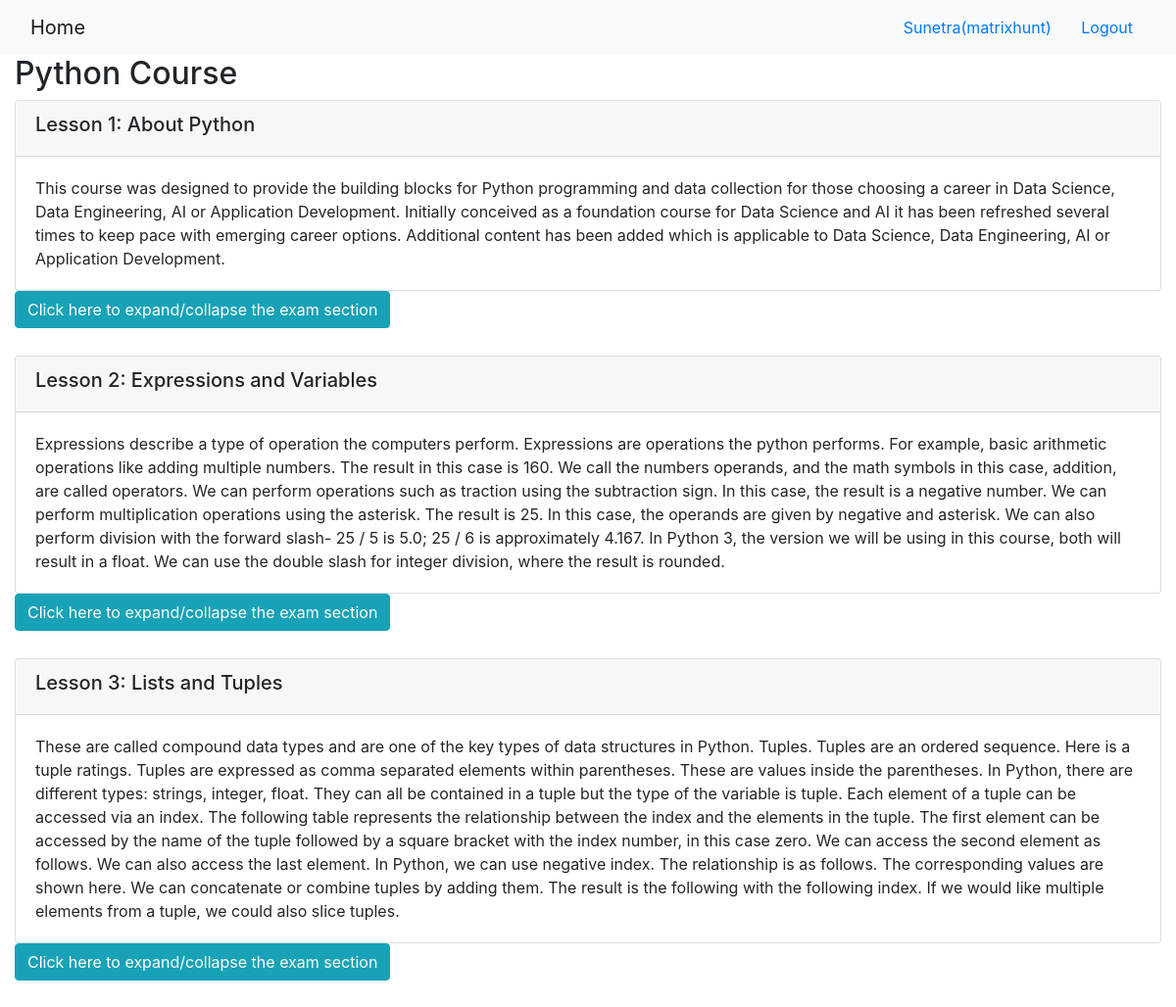
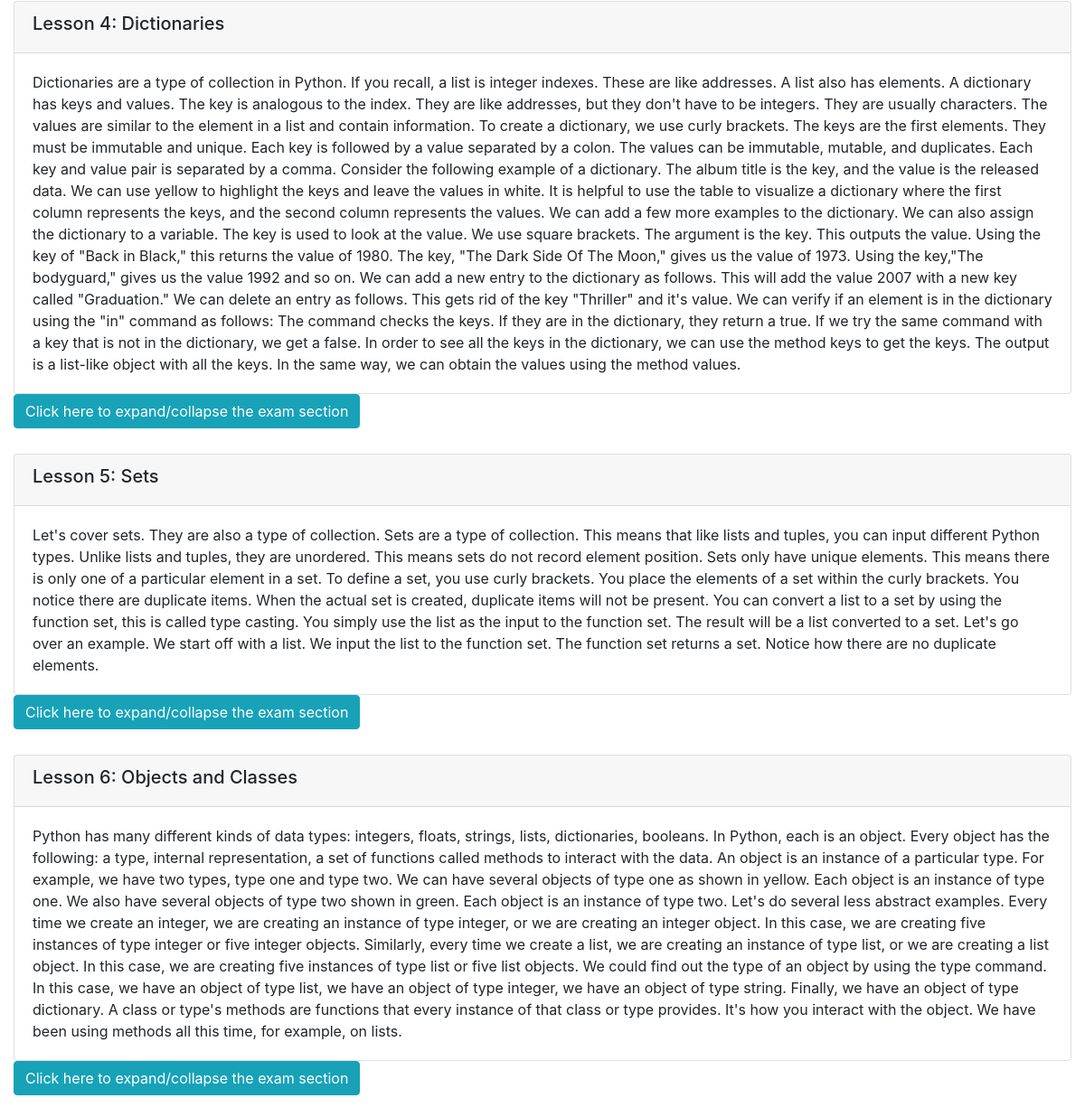
The app's page /onlinecourse/2/ (signed in) with its own data (2 pictures, top to bottom).
### onlinecourse/models.py (models this page shows, shortened)
class Course(models.Model):
    name = models.CharField(null=False, max_length=30, default='online course')
    image = models.ImageField(upload_to='course_images/')
    description = models.CharField(max_length=1000)
    pub_date = models.DateField(null=True)
    instructors = models.ManyToManyField(Instructor)
    users = models.ManyToManyField(settings.AUTH_USER_MODEL, through='Enrollment')
    total_enrollment = models.IntegerField(default=0)
    is_enrolled = False

class Lesson(models.Model):
    title = models.CharField(max_length=200, default="title")
    order = models.IntegerField(default=0)
    course = models.ForeignKey(Course, on_delete=models.CASCADE)
    content = models.TextField()

### onlinecourse/views.py (the view)
# urls.py: path('<int:pk>/', views.CourseDetailView.as_view(), name='course_details'),
class CourseDetailView(generic.DetailView):
    model = Course
    template_name = 'onlinecourse/course_detail_bootstrap.html'

### onlinecourse/templates/onlinecourse/course_detail_bootstrap.html (shortened to what this page needs)
<!DOCTYPE html>
<html lang="en">
<head>
     {% load static %}
    <link rel="stylesheet" href="https://maxcdn.bootstrapcdn.com/bootstrap/4.5.2/css/bootstrap.min.css">
</head>
<body>
    <nav class="navbar navbar-light bg-light">
        <div class="container-fluid">
            <div class="navbar-header">
                  <a class="navbar-brand" href="{% url 'onlinecourse:index' %}">Home</a>
            </div>
            <ul class="nav navbar-nav navbar-right">
                {% if user.is_authenticated %}
                <li>
                    <a class="btn btn-link" href="#">{{ user.first_name }}({{ user.username }})</a>
                    <a class="btn btn-link" href="{% url 'onlinecourse:logout' %}">Logout</a>
                </li>
                {% endif %}
            </ul>
        </div>
    </nav>
    <div class="container-fluid">
            <h2>{{ course.name }}</h2>
            <div class="card-columns-vertical">
                {% for lesson in course.lesson_set.all %}
                    <div class="card mt-1" id="parent">
                        <div class="card-header"><h5>Lesson {{lesson.order|add:1}}: {{lesson.title}}</h5></div>
                        <div class="card-body">{{lesson.content}}</div>
                    </div>
                    {% if user.is_authenticated %}
                    <button data-toggle="collapse" class="btn btn-info" data-target="#exam_{{lesson.order|add:1}}">Click here to expand/collapse the exam section</button>
                    {% endif %}
                    <br>
                    <br>
                {% endfor %}
            </div>
    </div>
</body>
</html>

### records on screen
Course: name "Python Course"
Lesson: order|add "1", title "About Python", content "This course was designed to provide the building blocks for Python programming and data collection for those choosing a career in Data Science, Data Engineering, AI or Application Development. Initially conceived as a foundation course for Data Science and AI it has been refreshed several times to keep pace with emerging career options. Additional content has been added which is applicable to Data Science, Data Engineering, AI or Application Development."
Lesson: order|add "2", title "Expressions and Variables", content "Expressions describe a type of operation the computers perform. Expressions are operations the python performs. For example, basic arithmetic operations like adding multiple numbers. The result in this case is 160. We call the numbers operands, and the math symbols in this case, addition, are called operators. We can perform operations such as traction using the subtraction sign. In this case, the result is a negative number. We can perform multiplication operations using the asterisk. The result is 25. In this case, the operands are given by negative and asterisk. We can also perform division with the forward slash- 25 / 5 is 5.0; 25 / 6 is approximately 4.167. In Python 3, the version we…"
Lesson: order|add "3", title "Lists and Tuples", content "These are called compound data types and are one of the key types of data structures in Python. Tuples. Tuples are an ordered sequence. Here is a tuple ratings. Tuples are expressed as comma separated elements within parentheses. These are values inside the parentheses. In Python, there are different types: strings, integer, float. They can all be contained in a tuple but the type of the variable is tuple. Each element of a tuple can be accessed via an index. The following table represents the relationship between the index and the elements in the tuple. The first element can be accessed by the name of the tuple followed by a square bracket with the index number, in this case zero. We can…"
Lesson: order|add "4", title "Dictionaries", content "Dictionaries are a type of collection in Python. If you recall, a list is integer indexes. These are like addresses. A list also has elements. A dictionary has keys and values. The key is analogous to the index. They are like addresses, but they don't have to be integers. They are usually characters. The values are similar to the element in a list and contain information. To create a dictionary, we use curly brackets. The keys are the first elements. They must be immutable and unique. Each key is followed by a value separated by a colon. The values can be immutable, mutable, and duplicates. Each key and value pair is separated by a comma. Consider the following example of a dictionary. The…"
Lesson: order|add "5", title "Sets", content "Let's cover sets. They are also a type of collection. Sets are a type of collection. This means that like lists and tuples, you can input different Python types. Unlike lists and tuples, they are unordered. This means sets do not record element position. Sets only have unique elements. This means there is only one of a particular element in a set. To define a set, you use curly brackets. You place the elements of a set within the curly brackets. You notice there are duplicate items. When the actual set is created, duplicate items will not be present. You can convert a list to a set by using the function set, this is called type casting. You simply use the list as the input to the function…"
Lesson: order|add "6", title "Objects and Classes", content "Python has many different kinds of data types: integers, floats, strings, lists, dictionaries, booleans. In Python, each is an object. Every object has the following: a type, internal representation, a set of functions called methods to interact with the data. An object is an instance of a particular type. For example, we have two types, type one and type two. We can have several objects of type one as shown in yellow. Each object is an instance of type one. We also have several objects of type two shown in green. Each object is an instance of type two. Let's do several less abstract examples. Every time we create an integer, we are creating an instance of type integer, or we are creating…"

### other values on screen
{{ user.first_name }} "Sunetra"
{{ user.username }} "matrixhunt"
